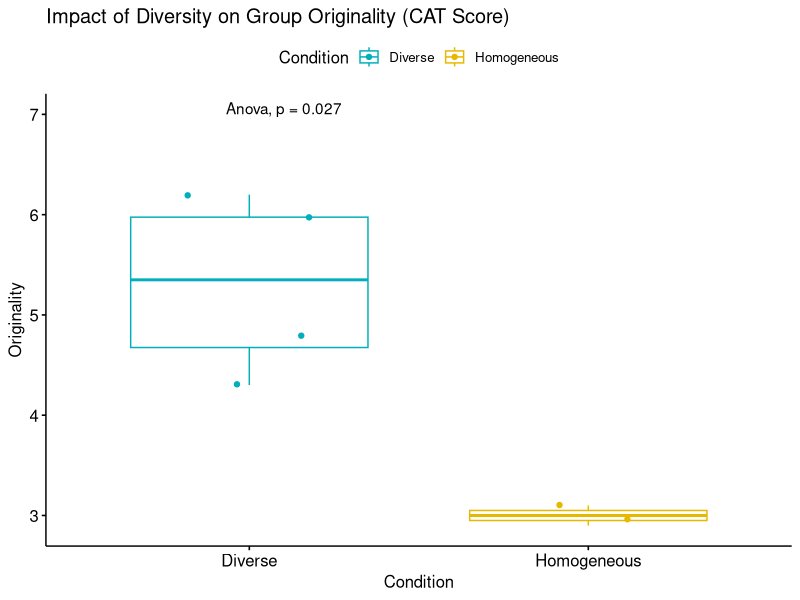
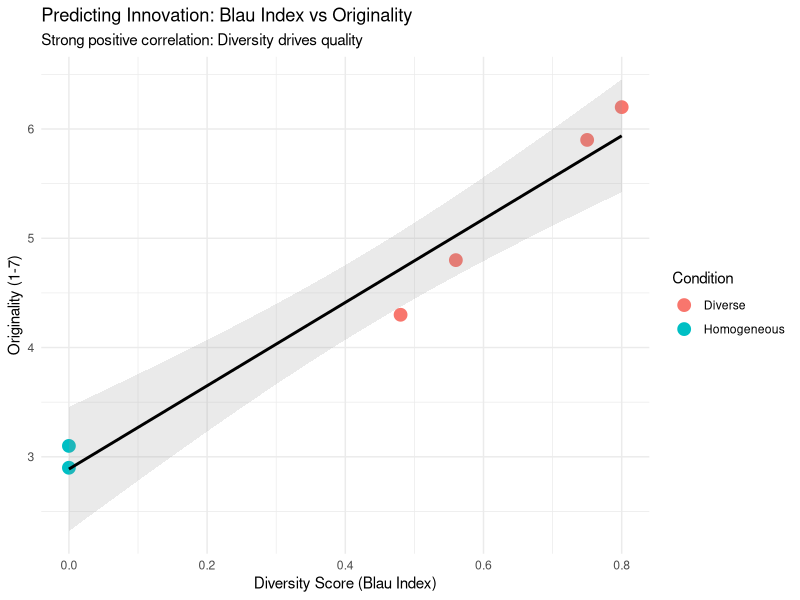
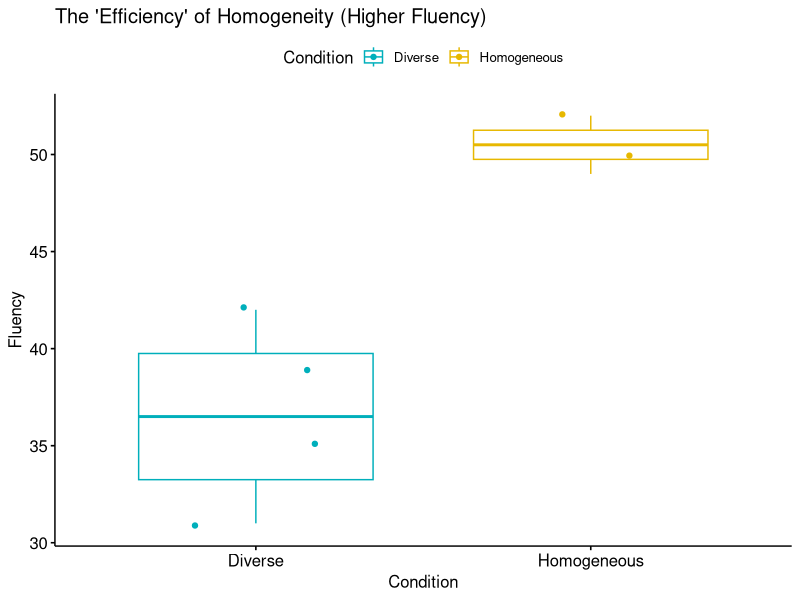

Here is the R script that generated these plots, in order:
################################################################################
# Research Study: Educational Diversity & Divergent Thinking
# Author: Celestin Hakorimana
# Date: Jan 4th, 2026
# Context: FGSES UM6P Data Analysis Simulation
################################################################################

# 1. Load necessary libraries
if (!require("tidyverse")) {
  install.packages("tidyverse")
}
if (!require("ggpubr")) {
  install.packages("ggpubr")
}
library(tidyverse)
library(ggpubr)

# We are creating data that reflects the "Trade-off" theory:
group_data <- data.frame(
  Group_ID = factor(c("G1", "G2", "G3", "G4", "G5", "G6")),

  # Condition: 2 Homogeneous, 4 Diverse
  Condition = factor(c(
    "Homogeneous",
    "Homogeneous",
    "Diverse",
    "Diverse",
    "Diverse",
    "Diverse"
  )),

  # Blau Index (0 = Homogeneous, 0.8 = High Diversity)
  Blau_Index = c(0.00, 0.00, 0.48, 0.56, 0.75, 0.80),

  # Baseline Creativity (ICI) - Should be roughly equal to prove fair start
  Mean_ICI = c(3.45, 3.50, 3.40, 3.55, 3.42, 3.48),

  # Fluency (Total Ideas) - Homogeneous groups work faster -> Higher scores
  Fluency = c(52, 49, 42, 39, 34, 31),

  # Originality (CAT Score 1-7) - Diverse groups have friction -> Better ideas
  Originality = c(3.1, 2.9, 4.3, 4.8, 5.9, 6.2)
)

# View the data
print("Raw Data Table:")
print(group_data)

# We must prove that Diverse groups didn't just start with "smarter" students.

# T-Test: Difference in Baseline Creativity (ICI)
t_test_validity <- t.test(Mean_ICI ~ Condition, data = group_data)

print("--- ICI ---")
print(t_test_validity)

# Interpretation Logic
if (t_test_validity$p.value > 0.05) {
  print(
    "Result is Non-Significant (p > 0.05). Groups started equal."
  )
} else {
  print("Groups were not equal at the start.")
}

# Does Diversity affect Originality?

# Run One-Way ANOVA
anova_orig <- aov(Originality ~ Condition, data = group_data)
summary(anova_orig)

# Boxplot Visualization (The "Money Plot")
plot_orig <- ggboxplot(
  group_data,
  x = "Condition",
  y = "Originality",
  color = "Condition",
  palette = c("#00AFBB", "#E7B800"),
  add = "jitter",
  title = "Impact of Diversity on Group Originality (CAT Score)"
) +
  stat_compare_means(method = "anova", label.y = 7)

print(plot_orig)

# How much does Diversity help? (Using Blau Index as predictor)

# Linear Regression Model
lm_model <- lm(Originality ~ Blau_Index, data = group_data)

print("--- REGRESSION ANALYSIS ---")
summary(lm_model)

# Regression Visualization
plot_reg <- ggplot(group_data, aes(x = Blau_Index, y = Originality)) +
  geom_point(aes(color = Condition), size = 4) +
  geom_smooth(method = "lm", se = TRUE, color = "black", alpha = 0.2) +
  labs(
    title = "Predicting Innovation: Blau Index vs Originality",
    subtitle = "Strong positive correlation: Diversity drives quality",
    x = "Diversity Score (Blau Index)",
    y = "Originality (1-7)"
  ) +
  theme_minimal()

print(plot_reg)

# Show that Homogeneous groups produced MORE ideas (even if less original)

# T-Test for Fluency
t_test_fluency <- t.test(Fluency ~ Condition, data = group_data)

print("--- FLUENCY CHECK ---")
print(t_test_fluency)

# Visualization of Fluency differences
plot_fluency <- ggboxplot(
  group_data,
  x = "Condition",
  y = "Fluency",
  color = "Condition",
  palette = c("#00AFBB", "#E7B800"),
  add = "jitter",
  title = "The 'Efficiency' of Homogeneity (Higher Fluency)"
)

print(plot_fluency)
